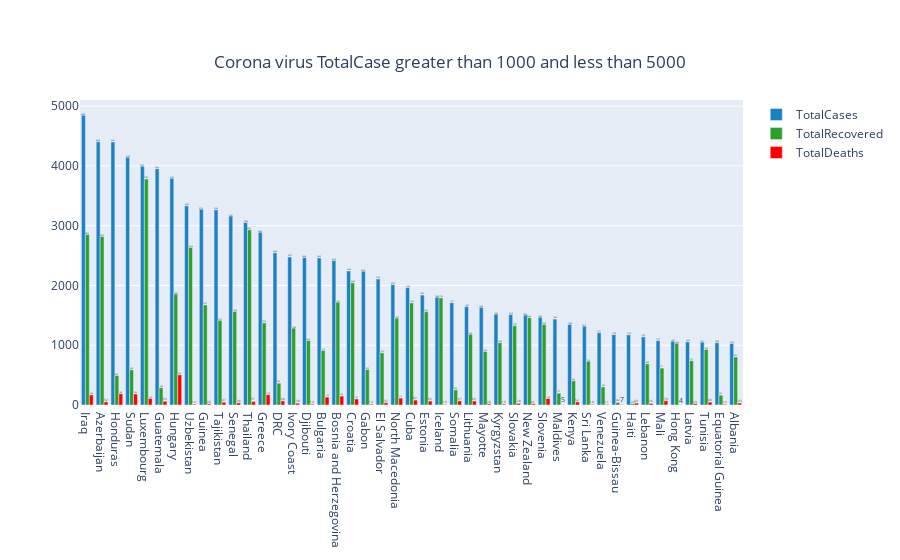

Notebook code for this chart:
### Code cell
fig = go.Figure()

fig.add_trace(go.Bar(
    x=df["Country,Other"][((df.TotalCases<5000 )&(df.TotalCases>1000))],
    y=df.TotalCases[((df.TotalCases<5000 )&(df.TotalCases>1000))],
    name='TotalCases',
    marker_color='#1b81c2',
    text=df.TotalCases[((df.TotalCases<5000 )&(df.TotalCases>1000))],
    textposition='auto'
))
fig.add_trace(go.Bar(
    x=df["Country,Other"][((df.TotalCases<5000 )&(df.TotalCases>1000))],
    y=df["TotalRecovered"][((df.TotalCases<5000 )&(df.TotalCases>1000))],
    name='TotalRecovered',
    marker_color='#2ca02c',
    text=df.TotalRecovered[((df.TotalCases<5000 )&(df.TotalCases>1000))],
    textposition='auto'
))

fig.add_trace(go.Bar(
    x=df["Country,Other"][((df.TotalCases<5000 )&(df.TotalCases>1000))],
    y=df.TotalDeaths[((df.TotalCases<5000 )&(df.TotalCases>1000))],
    name='TotalDeaths',
    marker_color='red',
    text=df.TotalDeaths[((df.TotalCases<5000 )&(df.TotalCases>1000))],
    textposition='auto'
))
fig.update_layout(
    title={
        'text': "Corona virus TotalCase greater than 1000 and less than 5000",
        'y':0.9,
        'x':0.5,
        'xanchor': 'center',
        'yanchor': 'top'})
fig

### Figure 1 — Plotly figure (JSON) as saved in the notebook; plotly's stock layout.template omitted (floating-point values rounded to 4 significant figures)
{"data": [{"marker": {"color": "#1b81c2"}, "name": "TotalCases", "text": [4848, 4403, 4401, 4146, 3995, 3954, 3793, 3333, 3275, 3266, 3161, 3054, 2892, 2546, 2477, 2468, 2460, 2416, 2244, 2238, 2109, 2014, 1963, 1840, 1804, 1711, 1647, 1634, 1520, 1515, 1504, 1469, 1438, 1348, 1319, 1211, 1178, 1174, 1140, 1077, 1067, 1057, 1051, 1043, 1029], "textposition": "auto", "type": "bar", "x": ["Iraq", "Azerbaijan", "Honduras", "Sudan", "Luxembourg", "Guatemala", "Hungary", "Uzbekistan", "Guinea", "Tajikistan", "Senegal", "Thailand", "Greece", "DRC", "Ivory Coast", "Djibouti", "Bulgaria", "Bosnia and Herzegovina", "Croatia", "Gabon", "El Salvador", "North Macedonia", "Cuba", "Estonia", "Iceland", "Somalia", "Lithuania", "Mayotte", "Kyrgyzstan", "Slovakia", "New Zealand", "Slovenia", "Maldives", "Kenya", "Sri Lanka", "Venezuela", "Guinea-Bissau", "Haiti", "Lebanon", "Mali", "Hong Kong", "Latvia", "Tunisia", "Equatorial Guinea", "Albania"], "y": [4848, 4403, 4401, 4146, 3995, 3954, 3793, 3333, 3275, 3266, 3161, 3054, 2892, 2546, 2477, 2468, 2460, 2416, 2244, 2238, 2109, 2014, 1963, 1840, 1804, 1711, 1647, 1634, 1520, 1515, 1504, 1469, 1438, 1348, 1319, 1211, 1178, 1174, 1140, 1077, 1067, 1057, 1051, 1043, 1029]}, {"marker": {"color": "#2ca02c"}, "name": "TotalRecovered", "text": [2852, 2819, 493, 588, 3783, 289, 1856, 2636, 1673, 1417, 1565, 2931, 1374, 365, 1286, 1079, 912, 1721, 2046, 593, 873, 1453, 1709, 1561, 1792, 253, 1184, 894, 1043, 1327, 1462, 1346, 197, 405, 732, 302, 42, 22, 689, 617, 1034, 741, 929, 165, 803], "textposition": "auto", "type": "bar", "x": ["Iraq", "Azerbaijan", "Honduras", "Sudan", "Luxembourg", "Guatemala", "Hungary", "Uzbekistan", "Guinea", "Tajikistan", "Senegal", "Thailand", "Greece", "DRC", "Ivory Coast", "Djibouti", "Bulgaria", "Bosnia and Herzegovina", "Croatia", "Gabon", "El Salvador", "North Macedonia", "Cuba", "Estonia", "Iceland", "Somalia", "Lithuania", "Mayotte", "Kyrgyzstan", "Slovakia", "New Zealand", "Slovenia", "Maldives", "Kenya", "Sri Lanka", "Venezuela", "Guinea-Bissau", "Haiti", "Lebanon", "Mali", "Hong Kong", "Latvia", "Tunisia", "Equatorial Guinea", "Albania"], "y": [2852, 2819, 493, 588, 3783, 289, 1856, 2636, 1673, 1417, 1565, 2931, 1374, 365, 1286, 1079, 912, 1721, 2046, 593, 873, 1453, 1709, 1561, 1792, 253, 1184, 894, 1043, 1327, 1462, 1346, 197, 405, 732, 302, 42, 22, 689, 617, 1034, 741, 929, 165, 803]}, {"marker": {"color": "red"}, "name": "TotalDeaths", "text": [169, 52, 188, 184, 110, 63, 505, 14, 20, 47, 36, 57, 173, 68, 30, 14, 133, 149, 101, 14, 37, 116, 82, 66, 10, 67, 66, 20, 16, 28, 21, 108, 5, 52, 10, 11, 7, 33, 26, 70, 4, 23, 48, 12, 33], "textposition": "auto", "type": "bar", "x": ["Iraq", "Azerbaijan", "Honduras", "Sudan", "Luxembourg", "Guatemala", "Hungary", "Uzbekistan", "Guinea", "Tajikistan", "Senegal", "Thailand", "Greece", "DRC", "Ivory Coast", "Djibouti", "Bulgaria", "Bosnia and Herzegovina", "Croatia", "Gabon", "El Salvador", "North Macedonia", "Cuba", "Estonia", "Iceland", "Somalia", "Lithuania", "Mayotte", "Kyrgyzstan", "Slovakia", "New Zealand", "Slovenia", "Maldives", "Kenya", "Sri Lanka", "Venezuela", "Guinea-Bissau", "Haiti", "Lebanon", "Mali", "Hong Kong", "Latvia", "Tunisia", "Equatorial Guinea", "Albania"], "y": [169, 52, 188, 184, 110, 63, 505, 14, 20, 47, 36, 57, 173, 68, 30, 14, 133, 149, 101, 14, 37, 116, 82, 66, 10, 67, 66, 20, 16, 28, 21, 108, 5, 52, 10, 11, 7, 33, 26, 70, 4, 23, 48, 12, 33]}], "layout": {"title": {"text": "Corona virus TotalCase greater than 1000 and less than 5000", "x": 0.5, "xanchor": "center", "y": 0.9, "yanchor": "top"}}}
